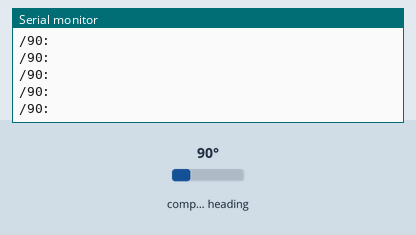
The sketch below on a simulated Arduino Uno, built with avr-gcc and run on an emulated ATmega328P. On the bench: the last lines printed to the serial monitor. Inputs (shaded band) come from the test bench; at power-on: compass heading 90°.

Above: at 1.2 s.
1.3 s: compass heading set to 7°
At 2.4 s:
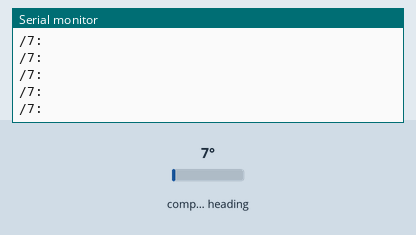
2.8 s: compass heading set to 180°
At 3.9 s:
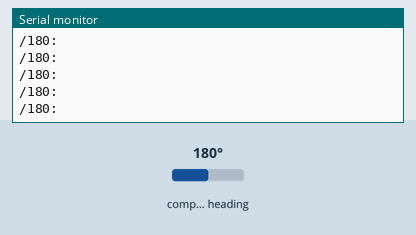
Timing chart, 0 to 5.8 s (numbered marks = the images above; inputs shaded):
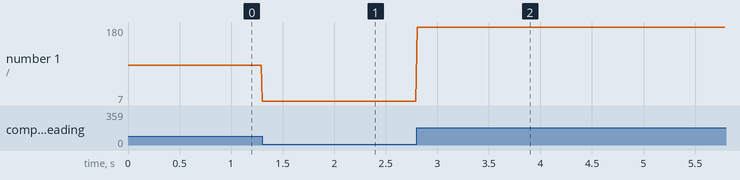

Measured:
- after the input at 1.3 s, the serial monitor: prints a new line at once (image 1)
- after the input at 2.8 s, the serial monitor: prints a new line at once (image 2)
- plotted number 1: 90 → 7 after the input at 1.3 s, 7 → 180 after the input at 2.8 s

The sketch:

Module_magneto.ino
```cpp
const int speakerPin = 4;
const int enablePin = 5;
const int rx = 2;
const int tx = 3;
#define baud = 115200;

#include <QMC5883LCompass.h>
#include <SoftwareSerial.h>
#include <avr/wdt.h>
SoftwareSerial Serie (rx, tx);

QMC5883LCompass compass;

void setup() {
  Serie.begin(115200);
  Serial.begin(9600);
  compass.init();
  compass.setCalibration(-1216, 923, -740, 1420, -1515, 0);


}

void loop() {
  int a;

  // Read compass values
  compass.read();

  // Return Azimuth reading
  a = compass.getAzimuth();

  Serial.print("/");Serial.print(a);Serial.println(":");
  Serie.print("/");Serie.print(a);Serie.print(":");

  delay(10);
}
```
